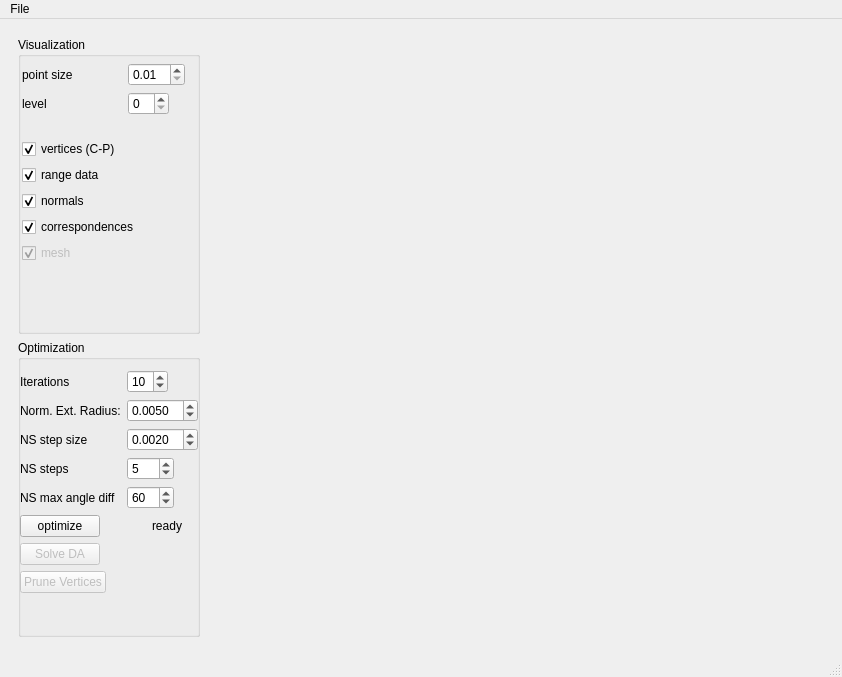
<?xml version="1.0" encoding="UTF-8"?>
<ui version="4.0">
    <class>MainWindow</class>
    <widget class="QMainWindow" name="MainWindow">
        <property name="geometry">
            <rect>
                <x>0</x>
                <y>0</y>
                <width>842</width>
                <height>677</height>
            </rect>
        </property>
        <property name="windowTitle">
            <string>Sparse Surface Adjustment 2D Viewer</string>
        </property>
        <widget class="QWidget" name="centralwidget">
            <layout class="QHBoxLayout" name="horizontalLayout">
                <item>
                    <widget class="QWidget" name="widget_2" native="true">
                        <property name="maximumSize">
                            <size>
                                <width>200</width>
                                <height>16777215</height>
                            </size>
                        </property>
                        <layout class="QVBoxLayout" name="verticalLayout_2">
                            <item>
                                <layout class="QVBoxLayout" name="verticalLayout">
                                    <item>
                                        <widget class="QGroupBox" name="groupBox_2">
                                            <property name="title">
                                                <string>Visualization</string>
                                            </property>
                                            <widget class="QWidget" name="layoutWidget">
                                                <property name="geometry">
                                                    <rect>
                                                        <x>4</x>
                                                        <y>26</y>
                                                        <width>181</width>
                                                        <height>200</height>
                                                    </rect>
                                                </property>
                                                <layout class="QVBoxLayout" name="verticalLayout_4">
                                                    <item>
                                                        <layout class="QFormLayout" name="formLayout_2">
                                                            <property name="fieldGrowthPolicy">
                                                                <enum>QFormLayout::ExpandingFieldsGrow</enum>
                                                            </property>
                                                            <item row="0" column="1">
                                                                <widget class="QDoubleSpinBox" name="doubleSpinBox_2">
                                                                    <property name="minimum">
                                                                        <double>0.010000000000000</double>
                                                                    </property>
                                                                    <property name="singleStep">
                                                                        <double>0.010000000000000</double>
                                                                    </property>
                                                                </widget>
                                                            </item>
                                                            <item row="0" column="0">
                                                                <widget class="QLabel" name="label_3">
                                                                    <property name="minimumSize">
                                                                        <size>
                                                                            <width>100</width>
                                                                            <height>0</height>
                                                                        </size>
                                                                    </property>
                                                                    <property name="text">
                                                                        <string>point size</string>
                                                                    </property>
                                                                </widget>
                                                            </item>
                                                            <item row="1" column="0">
                                                                <widget class="QLabel" name="label_7">
                                                                    <property name="minimumSize">
                                                                        <size>
                                                                            <width>100</width>
                                                                            <height>0</height>
                                                                        </size>
                                                                    </property>
                                                                    <property name="text">
                                                                        <string>level</string>
                                                                    </property>
                                                                </widget>
                                                            </item>
                                                            <item row="1" column="1">
                                                                <widget class="QSpinBox" name="spinBox_2"/>
                                                            </item>
                                                        </layout>
                                                    </item>
                                                    <item>
                                                        <layout class="QVBoxLayout" name="verticalLayout_3">
                                                            <item>
                                                                <widget class="QCheckBox" name="checkBox">
                                                                    <property name="text">
                                                                        <string>vertices (C-P)</string>
                                                                    </property>
                                                                    <property name="shortcut">
                                                                        <string>Ctrl+P</string>
                                                                    </property>
                                                                    <property name="checked">
                                                                        <bool>true</bool>
                                                                    </property>
                                                                </widget>
                                                            </item>
                                                            <item>
                                                                <widget class="QCheckBox" name="checkBox_2">
                                                                    <property name="text">
                                                                        <string>range data</string>
                                                                    </property>
                                                                    <property name="shortcut">
                                                                        <string>Ctrl+L</string>
                                                                    </property>
                                                                    <property name="checked">
                                                                        <bool>true</bool>
                                                                    </property>
                                                                </widget>
                                                            </item>
                                                            <item>
                                                                <widget class="QCheckBox" name="checkBox_4">
                                                                    <property name="text">
                                                                        <string>normals</string>
                                                                    </property>
                                                                    <property name="checked">
                                                                        <bool>true</bool>
                                                                    </property>
                                                                </widget>
                                                            </item>
                                                            <item>
                                                                <widget class="QCheckBox" name="checkBox_5">
                                                                    <property name="text">
                                                                        <string>correspondences</string>
                                                                    </property>
                                                                    <property name="checked">
                                                                        <bool>true</bool>
                                                                    </property>
                                                                </widget>
                                                            </item>
                                                            <item>
                                                                <widget class="QCheckBox" name="checkBox_3">
                                                                    <property name="enabled">
                                                                        <bool>false</bool>
                                                                    </property>
                                                                    <property name="text">
                                                                        <string>mesh</string>
                                                                    </property>
                                                                    <property name="shortcut">
                                                                        <string>Ctrl+G</string>
                                                                    </property>
                                                                    <property name="checked">
                                                                        <bool>true</bool>
                                                                    </property>
                                                                </widget>
                                                            </item>
                                                        </layout>
                                                    </item>
                                                </layout>
                                            </widget>
                                        </widget>
                                    </item>
                                    <item>
                                        <widget class="QGroupBox" name="groupBox">
                                            <property name="title">
                                                <string>Optimization</string>
                                            </property>
                                            <widget class="QWidget" name="layoutWidget">
                                                <property name="geometry">
                                                    <rect>
                                                        <x>2</x>
                                                        <y>30</y>
                                                        <width>199</width>
                                                        <height>281</height>
                                                    </rect>
                                                </property>
                                                <layout class="QFormLayout" name="formLayout">
                                                    <property name="fieldGrowthPolicy">
                                                        <enum>QFormLayout::ExpandingFieldsGrow</enum>
                                                    </property>
                                                    <item row="0" column="0">
                                                        <widget class="QLabel" name="label">
                                                            <property name="minimumSize">
                                                                <size>
                                                                    <width>100</width>
                                                                    <height>0</height>
                                                                </size>
                                                            </property>
                                                            <property name="text">
                                                                <string>Iterations</string>
                                                            </property>
                                                        </widget>
                                                    </item>
                                                    <item row="0" column="1">
                                                        <widget class="QSpinBox" name="spinBox">
                                                            <property name="minimum">
                                                                <number>1</number>
                                                            </property>
                                                            <property name="value">
                                                                <number>10</number>
                                                            </property>
                                                        </widget>
                                                    </item>
                                                    <item row="1" column="0">
                                                        <widget class="QLabel" name="label_2">
                                                            <property name="minimumSize">
                                                                <size>
                                                                    <width>100</width>
                                                                    <height>0</height>
                                                                </size>
                                                            </property>
                                                            <property name="text">
                                                                <string>Norm. Ext. Radius:</string>
                                                            </property>
                                                        </widget>
                                                    </item>
                                                    <item row="1" column="1">
                                                        <widget class="QDoubleSpinBox" name="doubleSpinBox">
                                                            <property name="decimals">
                                                                <number>4</number>
                                                            </property>
                                                            <property name="minimum">
                                                                <double>0.000100000000000</double>
                                                            </property>
                                                            <property name="maximum">
                                                                <double>10.000000000000000</double>
                                                            </property>
                                                            <property name="singleStep">
                                                                <double>0.001000000000000</double>
                                                            </property>
                                                            <property name="value">
                                                                <double>0.005000000000000</double>
                                                            </property>
                                                        </widget>
                                                    </item>
                                                    <item row="8" column="0">
                                                        <widget class="QPushButton" name="pushButton">
                                                            <property name="maximumSize">
                                                                <size>
                                                                    <width>100</width>
                                                                    <height>16777215</height>
                                                                </size>
                                                            </property>
                                                            <property name="text">
                                                                <string>optimize</string>
                                                            </property>
                                                            <property name="shortcut">
                                                                <string>O</string>
                                                            </property>
                                                        </widget>
                                                    </item>
                                                    <item row="8" column="1">
                                                        <widget class="QLabel" name="stateLabel">
                                                            <property name="minimumSize">
                                                                <size>
                                                                    <width>80</width>
                                                                    <height>0</height>
                                                                </size>
                                                            </property>
                                                            <property name="text">
                                                                <string>ready</string>
                                                            </property>
                                                            <property name="alignment">
                                                                <set>Qt::AlignCenter</set>
                                                            </property>
                                                            <property name="margin">
                                                                <number>4</number>
                                                            </property>
                                                        </widget>
                                                    </item>
                                                    <item row="3" column="0">
                                                        <widget class="QLabel" name="label_4">
                                                            <property name="minimumSize">
                                                                <size>
                                                                    <width>100</width>
                                                                    <height>0</height>
                                                                </size>
                                                            </property>
                                                            <property name="text">
                                                                <string>NS step size</string>
                                                            </property>
                                                        </widget>
                                                    </item>
                                                    <item row="3" column="1">
                                                        <widget class="QDoubleSpinBox" name="doubleSpinBox_3">
                                                            <property name="decimals">
                                                                <number>4</number>
                                                            </property>
                                                            <property name="minimum">
                                                                <double>0.000100000000000</double>
                                                            </property>
                                                            <property name="maximum">
                                                                <double>10.000000000000000</double>
                                                            </property>
                                                            <property name="singleStep">
                                                                <double>0.001000000000000</double>
                                                            </property>
                                                            <property name="value">
                                                                <double>0.002000000000000</double>
                                                            </property>
                                                        </widget>
                                                    </item>
                                                    <item row="5" column="0">
                                                        <widget class="QLabel" name="label_5">
                                                            <property name="minimumSize">
                                                                <size>
                                                                    <width>100</width>
                                                                    <height>0</height>
                                                                </size>
                                                            </property>
                                                            <property name="text">
                                                                <string>NS steps</string>
                                                            </property>
                                                        </widget>
                                                    </item>
                                                    <item row="5" column="1">
                                                        <widget class="QDoubleSpinBox" name="doubleSpinBox_4">
                                                            <property name="decimals">
                                                                <number>0</number>
                                                            </property>
                                                            <property name="minimum">
                                                                <double>0.000000000000000</double>
                                                            </property>
                                                            <property name="maximum">
                                                                <double>100.000000000000000</double>
                                                            </property>
                                                            <property name="singleStep">
                                                                <double>1.000000000000000</double>
                                                            </property>
                                                            <property name="value">
                                                                <double>5.000000000000000</double>
                                                            </property>
                                                        </widget>
                                                    </item>
                                                    <item row="7" column="0">
                                                        <widget class="QLabel" name="label_6">
                                                            <property name="minimumSize">
                                                                <size>
                                                                    <width>100</width>
                                                                    <height>0</height>
                                                                </size>
                                                            </property>
                                                            <property name="text">
                                                                <string>NS max angle diff</string>
                                                            </property>
                                                        </widget>
                                                    </item>
                                                    <item row="7" column="1">
                                                        <widget class="QDoubleSpinBox" name="doubleSpinBox_5">
                                                            <property name="decimals">
                                                                <number>0</number>
                                                            </property>
                                                            <property name="minimum">
                                                                <double>0.000000000000000</double>
                                                            </property>
                                                            <property name="maximum">
                                                                <double>360.000000000000000</double>
                                                            </property>
                                                            <property name="singleStep">
                                                                <double>1.000000000000000</double>
                                                            </property>
                                                            <property name="value">
                                                                <double>60.000000000000000</double>
                                                            </property>
                                                        </widget>
                                                    </item>
                                                    <item row="10" column="0">
                                                        <widget class="QPushButton" name="pushButton_3">
                                                            <property name="enabled">
                                                                <bool>false</bool>
                                                            </property>
                                                            <property name="maximumSize">
                                                                <size>
                                                                    <width>100</width>
                                                                    <height>16777215</height>
                                                                </size>
                                                            </property>
                                                            <property name="text">
                                                                <string>Solve DA</string>
                                                            </property>
                                                            <property name="shortcut">
                                                                <string>O</string>
                                                            </property>
                                                        </widget>
                                                    </item>
                                                    <item row="11" column="0">
                                                        <widget class="QPushButton" name="pushButton_2">
                                                            <property name="enabled">
                                                                <bool>false</bool>
                                                            </property>
                                                            <property name="maximumSize">
                                                                <size>
                                                                    <width>100</width>
                                                                    <height>16777215</height>
                                                                </size>
                                                            </property>
                                                            <property name="text">
                                                                <string>Prune Vertices</string>
                                                            </property>
                                                            <property name="shortcut">
                                                                <string>O</string>
                                                            </property>
                                                        </widget>
                                                    </item>
                                                </layout>
                                            </widget>
                                        </widget>
                                    </item>
                                </layout>
                            </item>
                        </layout>
                    </widget>
                </item>
                <item>
                    <widget class="ssa::SSA2DglWidget" name="ssaGLWidget" native="true">
                        <property name="maximumSize">
                            <size>
                                <width>16777215</width>
                                <height>16777215</height>
                            </size>
                        </property>
                    </widget>
                </item>
            </layout>
        </widget>
        <widget class="QMenuBar" name="menubar">
            <property name="geometry">
                <rect>
                    <x>0</x>
                    <y>0</y>
                    <width>842</width>
                    <height>27</height>
                </rect>
            </property>
            <widget class="QMenu" name="menuFile">
                <property name="title">
                    <string>File</string>
                </property>
                <addaction name="actionOpen"/>
                <addaction name="actionSave"/>
                <addaction name="separator"/>
                <addaction name="actionQuit"/>
                <addaction name="actionSave_FMap"/>
            </widget>
            <addaction name="menuFile"/>
        </widget>
        <widget class="QStatusBar" name="statusbar"/>
        <action name="actionOpen">
            <property name="text">
                <string>Open</string>
            </property>
            <property name="shortcut">
                <string>Alt+O</string>
            </property>
            <property name="softKeyRole">
                <enum>QAction::NoSoftKey</enum>
            </property>
        </action>
        <action name="actionSave">
            <property name="text">
                <string>Save</string>
            </property>
            <property name="shortcut">
                <string>Alt+S</string>
            </property>
        </action>
        <action name="actionQuit">
            <property name="text">
                <string>Quit</string>
            </property>
            <property name="shortcut">
                <string>Alt+Q</string>
            </property>
        </action>
        <action name="actionSave_FMap">
            <property name="text">
                <string>Save FMap</string>
            </property>
        </action>
    </widget>
    <customwidgets>
        <customwidget>
            <class>ssa::SSA2DglWidget</class>
            <extends>QWidget</extends>
            <header>ssa/apps/ssa_viewer_2d/ssa_2d_qglviewer_widget.h</header>
            <container>1</container>
            <slots>
                <slot>setOptimize()</slot>
                <slot>setIterations(int)</slot>
                <slot>setDAMaxDist(double)</slot>
                <slot>setPointSize(double)</slot>
                <slot>openFile()</slot>
                <slot>setStrategie(int)</slot>
                <slot>setDrawVertices(int)</slot>
                <slot>setDrawLandmarkVertices(int)</slot>
                <slot>setDrawNormals(int)</slot>
                <slot>setDrawCorrespondences(int)</slot>
                <slot>setDrawMesh(int)</slot>
                <slot>setDrawGrid(int)</slot>
                <slot>saveFile()</slot>
                <slot>saveFMap()</slot>
                <slot>prune()</slot>
                <slot>solveDA()</slot>
                <slot>setDrawLevel(int)</slot>
                <slot>Gen3DObjectList_update()</slot>
            </slots>
        </customwidget>
    </customwidgets>
    <resources/>
    <connections>
        <connection>
            <sender>actionQuit</sender>
            <signal>activated()</signal>
            <receiver>MainWindow</receiver>
            <slot>close()</slot>
            <hints>
                <hint type="sourcelabel">
                    <x>-1</x>
                    <y>-1</y>
                </hint>
                <hint type="destinationlabel">
                    <x>399</x>
                    <y>299</y>
                </hint>
            </hints>
        </connection>
        <connection>
            <sender>pushButton</sender>
            <signal>clicked()</signal>
            <receiver>ssaGLWidget</receiver>
            <slot>setOptimize()</slot>
            <hints>
                <hint type="sourcelabel">
                    <x>65</x>
                    <y>95</y>
                </hint>
                <hint type="destinationlabel">
                    <x>497</x>
                    <y>338</y>
                </hint>
            </hints>
        </connection>
        <connection>
            <sender>spinBox</sender>
            <signal>valueChanged(int)</signal>
            <receiver>ssaGLWidget</receiver>
            <slot>setIterations(int)</slot>
            <hints>
                <hint type="sourcelabel">
                    <x>138</x>
                    <y>39</y>
                </hint>
                <hint type="destinationlabel">
                    <x>497</x>
                    <y>338</y>
                </hint>
            </hints>
        </connection>
        <connection>
            <sender>doubleSpinBox_2</sender>
            <signal>valueChanged(double)</signal>
            <receiver>ssaGLWidget</receiver>
            <slot>setPointSize(double)</slot>
            <hints>
                <hint type="sourcelabel">
                    <x>142</x>
                    <y>59</y>
                </hint>
                <hint type="destinationlabel">
                    <x>522</x>
                    <y>338</y>
                </hint>
            </hints>
        </connection>
        <connection>
            <sender>actionOpen</sender>
            <signal>activated()</signal>
            <receiver>ssaGLWidget</receiver>
            <slot>openFile()</slot>
            <hints>
                <hint type="sourcelabel">
                    <x>-1</x>
                    <y>-1</y>
                </hint>
                <hint type="destinationlabel">
                    <x>522</x>
                    <y>338</y>
                </hint>
            </hints>
        </connection>
        <connection>
            <sender>checkBox</sender>
            <signal>stateChanged(int)</signal>
            <receiver>ssaGLWidget</receiver>
            <slot>setDrawVertices(int)</slot>
            <hints>
                <hint type="sourcelabel">
                    <x>96</x>
                    <y>89</y>
                </hint>
                <hint type="destinationlabel">
                    <x>522</x>
                    <y>338</y>
                </hint>
            </hints>
        </connection>
        <connection>
            <sender>checkBox_2</sender>
            <signal>stateChanged(int)</signal>
            <receiver>ssaGLWidget</receiver>
            <slot>setDrawLandmarkVertices(int)</slot>
            <hints>
                <hint type="sourcelabel">
                    <x>89</x>
                    <y>117</y>
                </hint>
                <hint type="destinationlabel">
                    <x>522</x>
                    <y>338</y>
                </hint>
            </hints>
        </connection>
        <connection>
            <sender>checkBox_3</sender>
            <signal>stateChanged(int)</signal>
            <receiver>ssaGLWidget</receiver>
            <slot>setDrawMesh(int)</slot>
            <hints>
                <hint type="sourcelabel">
                    <x>66</x>
                    <y>151</y>
                </hint>
                <hint type="destinationlabel">
                    <x>522</x>
                    <y>338</y>
                </hint>
            </hints>
        </connection>
        <connection>
            <sender>checkBox_4</sender>
            <signal>stateChanged(int)</signal>
            <receiver>ssaGLWidget</receiver>
            <slot>setDrawNormals(int)</slot>
            <hints>
                <hint type="sourcelabel">
                    <x>108</x>
                    <y>151</y>
                </hint>
                <hint type="destinationlabel">
                    <x>522</x>
                    <y>338</y>
                </hint>
            </hints>
        </connection>
        <connection>
            <sender>checkBox_5</sender>
            <signal>stateChanged(int)</signal>
            <receiver>ssaGLWidget</receiver>
            <slot>setDrawCorrespondences(int)</slot>
            <hints>
                <hint type="sourcelabel">
                    <x>101</x>
                    <y>181</y>
                </hint>
                <hint type="destinationlabel">
                    <x>522</x>
                    <y>338</y>
                </hint>
            </hints>
        </connection>
        <connection>
            <sender>actionSave</sender>
            <signal>activated()</signal>
            <receiver>ssaGLWidget</receiver>
            <slot>saveFile()</slot>
            <hints>
                <hint type="sourcelabel">
                    <x>-1</x>
                    <y>-1</y>
                </hint>
                <hint type="destinationlabel">
                    <x>522</x>
                    <y>338</y>
                </hint>
            </hints>
        </connection>
        <connection>
            <sender>actionSave_FMap</sender>
            <signal>activated()</signal>
            <receiver>ssaGLWidget</receiver>
            <slot>saveFMap()</slot>
            <hints>
                <hint type="sourcelabel">
                    <x>-1</x>
                    <y>-1</y>
                </hint>
                <hint type="destinationlabel">
                    <x>522</x>
                    <y>338</y>
                </hint>
            </hints>
        </connection>
        <connection>
            <sender>doubleSpinBox</sender>
            <signal>valueChanged(double)</signal>
            <receiver>ssaGLWidget</receiver>
            <slot>setDAMaxDist(double)</slot>
            <hints>
                <hint type="sourcelabel">
                    <x>142</x>
                    <y>68</y>
                </hint>
                <hint type="destinationlabel">
                    <x>522</x>
                    <y>338</y>
                </hint>
            </hints>
        </connection>
        <connection>
            <sender>pushButton_3</sender>
            <signal>clicked()</signal>
            <receiver>ssaGLWidget</receiver>
            <slot>solveDA()</slot>
            <hints>
                <hint type="sourcelabel">
                    <x>78</x>
                    <y>562</y>
                </hint>
                <hint type="destinationlabel">
                    <x>522</x>
                    <y>338</y>
                </hint>
            </hints>
        </connection>
        <connection>
            <sender>pushButton_2</sender>
            <signal>clicked()</signal>
            <receiver>ssaGLWidget</receiver>
            <slot>prune()</slot>
            <hints>
                <hint type="sourcelabel">
                    <x>64</x>
                    <y>590</y>
                </hint>
                <hint type="destinationlabel">
                    <x>522</x>
                    <y>338</y>
                </hint>
            </hints>
        </connection>
        <connection>
            <sender>spinBox_2</sender>
            <signal>valueChanged(int)</signal>
            <receiver>ssaGLWidget</receiver>
            <slot>setDrawLevel(int)</slot>
            <hints>
                <hint type="sourcelabel">
                    <x>144</x>
                    <y>96</y>
                </hint>
                <hint type="destinationlabel">
                    <x>522</x>
                    <y>338</y>
                </hint>
            </hints>
        </connection>
        <connection>
            <sender>spinBox_2</sender>
            <signal>editingFinished()</signal>
            <receiver>ssaGLWidget</receiver>
            <slot>Gen3DObjectList_update()</slot>
            <hints>
                <hint type="sourcelabel">
                    <x>144</x>
                    <y>96</y>
                </hint>
                <hint type="destinationlabel">
                    <x>522</x>
                    <y>338</y>
                </hint>
            </hints>
        </connection>
    </connections>
</ui>
